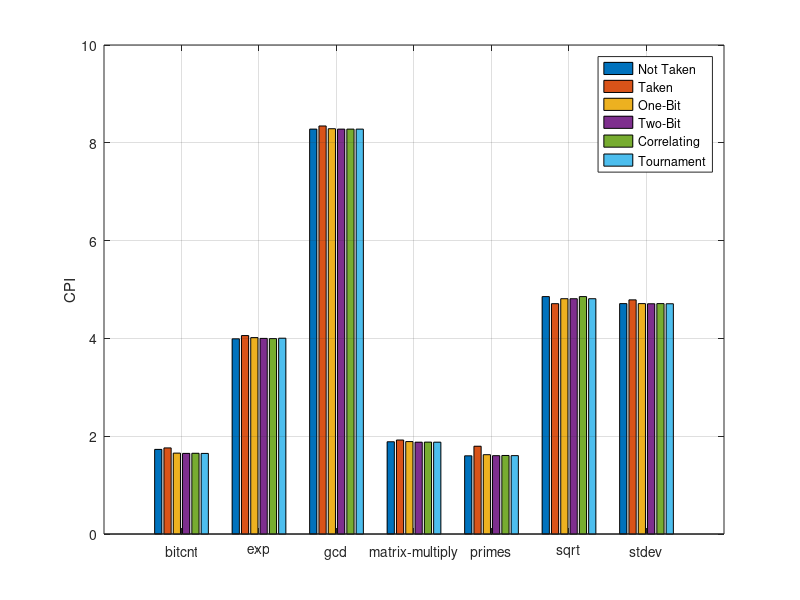
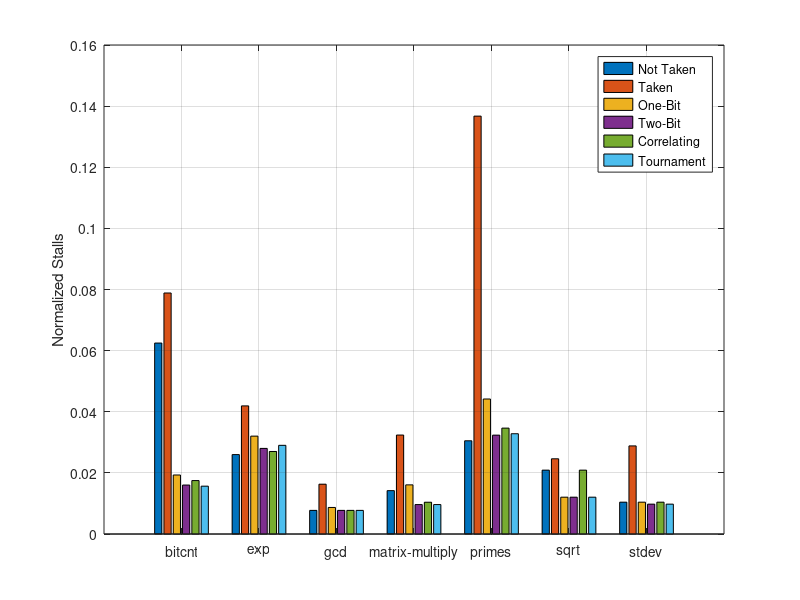

The MATLAB script that drew these images, in order:
nottaken = csvread('fwd_64_64_nt.csv', 1, 1);
taken = csvread('fwd_64_64_t.csv', 1, 1);
onebit = csvread('fwd_64_64_1bit_4.csv', 1, 1);
twobit = csvread('fwd_64_64_2bit_4.csv', 1, 1);
correlating = csvread('fwd_64_64_2_2_4.csv', 1, 1);
tournament = csvread('fwd_64_64_tournament_4.csv', 1, 1);

col = 5;

programs = {'bitcnt', 'exp', 'gcd', 'matrix-multiply', 'primes', 'sqrt', 'stdev'};
cpi = [sum(nottaken, 2) ./ nottaken(:, 1) ...
       sum(taken, 2) ./ taken(:, 1) ...
       sum(onebit, 2) ./ onebit(:, 1) ...
       sum(twobit, 2) ./ twobit(:, 1) ...
       sum(correlating, 2) ./ correlating(:, 1) ...
       sum(tournament, 2) ./ tournament(:, 1)];
stalls = [nottaken(:, col) ./ sum(nottaken, 2) ...
          taken(:, col) ./ sum(taken, 2) ...
          onebit(:, col) ./ sum(onebit, 2) ...
          twobit(:, col) ./ sum(twobit, 2) ...
          correlating(:, col) ./ sum(correlating, 2) ...
          tournament(:, col) ./ sum(tournament, 2)];

legends = {'Not Taken', 'Taken', 'One-Bit', 'Two-Bit', 'Correlating', 'Tournament'};

figure;
bar(cpi);
legend(legends);
set(gca, 'XTickLabel', programs);
xtickangle(45);
ylabel('CPI');
grid on;

figure;
bar(stalls);
legend(legends);
set(gca, 'XTickLabel', programs);
xtickangle(45);
ylabel('Normalized Stalls');
grid on;
